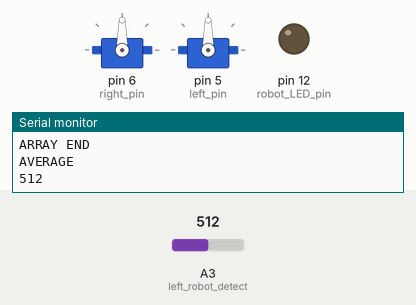
The sketch below on a simulated Arduino Uno, built with avr-gcc and run on an emulated ATmega328P. On the bench: 2 × servo, output pins drawn as LEDs (lit = HIGH), the last lines printed to the serial monitor. Inputs (shaded band) come from the test bench; at power-on: A3 (left_robot_detect) = 512.

Above: at 1.2 s.
1.3 s: A3 (left_robot_detect) set to 586
4.3 s: A3 (left_robot_detect) set to 607
At 5.5 s:
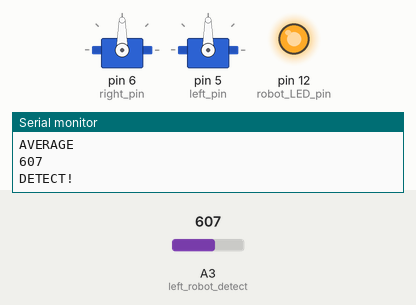
6.5 s: A3 (left_robot_detect) set to 590
At 8.3 s:
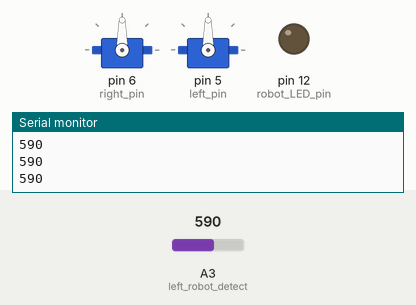
8.6 s: A3 (left_robot_detect) set to 610
At 10.7 s:
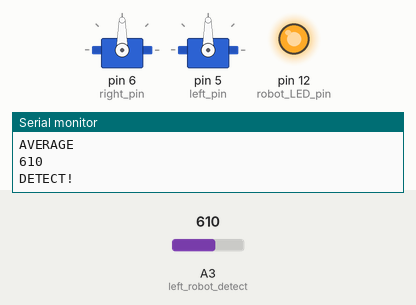
Timing chart, 0 to 11.7 s (numbered marks = the images above; inputs shaded):
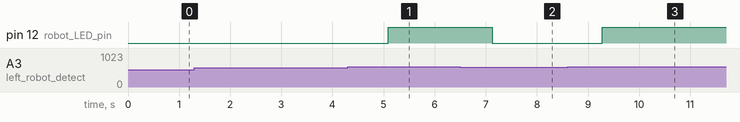

The sketch:

phototransistor_detection.ino
```cpp
#include <Servo.h>

Servo left;
Servo right;

// ============================================================================================

// Variables

// ============================================================================================

// servo pins
int right_pin = 6;
int left_pin = 5;

// line sensor pins
int LEFT_LINE_SENSOR = A5;
int RIGHT_LINE_SENSOR = A4;

// initialization of line sensor values
int left_sensor_value = 0;
int right_sensor_value = 0;

// IR sensor pins
int right_ir_sensor = 2;
int left_ir_sensor = 3;
int front_ir_sensor = 4;

// boundary between "white" and "black"
int line_threshold = 650;

// initialization of IR sensor values
int right_detect;
int left_detect;
int front_detect;

// phototransistor pins
int left_robot_detect = A3;

// detected robot LED
int robot_LED_pin = 12;

// robot detection vars
int pi_arr[5];
int sum = 0;
int count = 0;
int threshold = 600;
int robot_done = 0;
int avg = 0;

// start
int START_BUTTON = 8;

// initialize "beginning" which waits for button press or 950 Hz signal and "ending" which goes HIGH when we finished traversing the maze
int beginning = 1;
int ending = 0;

// ============================================================================================

// Helper functions

// ============================================================================================

void halt() {
  left.write(90);
  right.write(90);
}

void moveForward() {
  left.write(180);
  right.write(0);
}

void slightRight() {
  left.write(180);
  right.write(85);
}

void slightLeft() {
  left.write(95);
  right.write(0);
}

void rotateRight() {
  left.write(120);
  right.write(120);
}

void rotateLeft() {
  left.write(60);
  right.write(60);
}

void right90Turn() {
  rotateRight();
  delay(725);
}

void left90Turn() {
  rotateLeft();
  delay(725);
}

void right180Turn() {
  rotateRight();
  delay(1450);

  robot_done = 1;
}

// ============================================================================================

// Line following code

// ============================================================================================

void navigate() {
  left_sensor_value = analogRead(LEFT_LINE_SENSOR);
  right_sensor_value = analogRead(RIGHT_LINE_SENSOR);

  Serial.println("navigate");

  if (left_sensor_value < line_threshold && right_sensor_value < line_threshold) {
    // left on white, right on white --> check for walls

    moveForward();
    delay(500);

    right_detect = digitalRead(right_ir_sensor);  // 0 when detecting
    left_detect = digitalRead(left_ir_sensor);   // 0 when detecting
    front_detect = digitalRead(front_ir_sensor);   // 0 when detecting

    // case 0: no walls --> turn right
    if (right_detect && left_detect && front_detect) {
      Serial.println("NO WALLS");
      right90Turn();
    }

    // case 1: right wall, left wall, front wall --> turn around
    else if (!right_detect && !left_detect && !front_detect) {
      Serial.println("180 TURN");
      right180Turn();
    }

    // case 2: left wall, front wall --> turn right
    else if (right_detect && !left_detect && !front_detect) {
      Serial.println("RIGHT TURN");
      right90Turn();
    }

    // case 3: right wall, front wall --> turn left
    else if (!right_detect && left_detect && !front_detect) {
      Serial.println("LEFT TURN");
      left90Turn();
    }

    // case 4: front wall only --> turn right
    else if (right_detect && left_detect && !front_detect) {
      right90Turn();
    }

    // case 5: left wall only --> turn right
    else if (right_detect && !left_detect && front_detect) {
      right90Turn();
    }

    // case 6: otherwise --> go straight
    else {
      Serial.println("STRIGHT");
      moveForward();
    }

  } else if (left_sensor_value < line_threshold && right_sensor_value >= line_threshold) {
    // left on white, right on black --> slight left adjust
    while (left_sensor_value < line_threshold && right_sensor_value >= line_threshold) {
      slightLeft();
      left_sensor_value = analogRead(LEFT_LINE_SENSOR);
      right_sensor_value = analogRead(RIGHT_LINE_SENSOR);
    }

  } else if (left_sensor_value >= line_threshold && right_sensor_value < line_threshold) {
    // right on white, left on black --> slight right adjust
    while (right_sensor_value < line_threshold && left_sensor_value >= line_threshold ) {
      slightRight();
      left_sensor_value = analogRead(LEFT_LINE_SENSOR);
      right_sensor_value = analogRead(RIGHT_LINE_SENSOR);
    }

  //} else if (left_sensor_value >= line_threshold && right_sensor_value >= line_threshold) {
  } else {
    Serial.println("FORWARD ELSE");
    // both sensors detect black --> go straight
    moveForward();
  }

}
// ============================================================================================

// Robot detection code take 2: moving average

// ============================================================================================

void robot_detect() {

  //if (robot_done == 0) {
    int photo_input = analogRead(left_robot_detect);

    pi_arr[4] = photo_input;

    for (int i= 1; i < 5; i++) {
      pi_arr[i-1] = pi_arr[i];
    }

    sum = 0;
    Serial.println("ARRAY START");
    for (int i= 0; i < 5; i++) {
      Serial.println(pi_arr[i]);
      sum += pi_arr[i];
    }
    Serial.println("ARRAY END");

    avg = sum/5;
    Serial.println("AVERAGE");
    Serial.println(avg);
  //}

  //if (avg > threshold && robot_done == 0) {
  if (avg >= threshold) {
    Serial.println("DETECT!");
    delay(500);
    digitalWrite(robot_LED_pin, HIGH);
    //right180Turn();
  } else {
    Serial.println("ELSE");
    digitalWrite(robot_LED_pin, LOW);
    //navigate();
    //robot_done = 0;
  }
}

// ============================================================================================

// Setup

// ============================================================================================

void setup() {
  // put your setup code here, to run once:
  pinMode(left_robot_detect, INPUT);
  Serial.begin(9600);
  right.attach(right_pin);
  left.attach(left_pin);
  pinMode(LEFT_LINE_SENSOR, INPUT);
  pinMode(RIGHT_LINE_SENSOR, INPUT);
  pinMode(left_ir_sensor, INPUT);
  pinMode(front_ir_sensor, INPUT);
  pinMode(robot_LED_pin, OUTPUT);
  pinMode(START_BUTTON, INPUT);

}

// ============================================================================================

// Loop

// ============================================================================================

void loop() {
  halt();
  robot_detect();

}
```

Measured:
- the behaviour switches between 599 and 600 on A3 (left_robot_detect) (found by bisection; images 0 and 1)
- after the input at 4.3 s, pin 12 (robot_LED_pin): LOW → HIGH after 0.79 s
- after the input at 6.5 s, pin 12 (robot_LED_pin): HIGH → LOW after 0.62 s
- after the input at 8.6 s, pin 12 (robot_LED_pin): LOW → HIGH after 0.68 s
